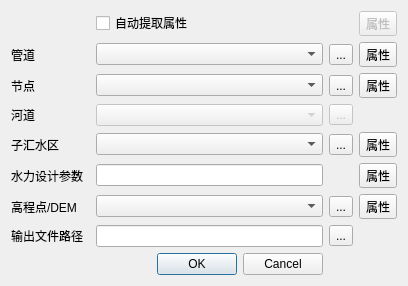
<?xml version="1.0" encoding="UTF-8"?>
<ui version="4.0">
 <class>Dialog</class>
 <widget class="QDialog" name="Dialog">
  <property name="enabled">
   <bool>true</bool>
  </property>
  <property name="geometry">
   <rect>
    <x>0</x>
    <y>0</y>
    <width>408</width>
    <height>282</height>
   </rect>
  </property>
  <property name="windowTitle">
   <string>水力设计计算</string>
  </property>
  <layout class="QGridLayout" name="gridLayout">
   <item row="2" column="4">
    <widget class="QToolButton" name="inputButton_2">
     <property name="text">
      <string>属性</string>
     </property>
    </widget>
   </item>
   <item row="5" column="3">
    <widget class="QToolButton" name="inputButton6">
     <property name="enabled">
      <bool>false</bool>
     </property>
     <property name="text">
      <string>...</string>
     </property>
    </widget>
   </item>
   <item row="2" column="2">
    <widget class="QComboBox" name="combonode"/>
   </item>
   <item row="2" column="3">
    <widget class="QToolButton" name="inputButton">
     <property name="text">
      <string>...</string>
     </property>
    </widget>
   </item>
   <item row="0" column="2">
    <widget class="QCheckBox" name="checkBox">
     <property name="text">
      <string>自动提取属性</string>
     </property>
    </widget>
   </item>
   <item row="1" column="3">
    <widget class="QToolButton" name="inputButton2">
     <property name="text">
      <string>...</string>
     </property>
    </widget>
   </item>
   <item row="6" column="4">
    <widget class="QToolButton" name="inputButton5_2">
     <property name="text">
      <string>属性</string>
     </property>
    </widget>
   </item>
   <item row="12" column="2">
    <widget class="QLineEdit" name="configEdit"/>
   </item>
   <item row="5" column="0">
    <widget class="QLabel" name="label_3">
     <property name="text">
      <string>河道</string>
     </property>
    </widget>
   </item>
   <item row="6" column="3">
    <widget class="QToolButton" name="inputButton5">
     <property name="text">
      <string>...</string>
     </property>
    </widget>
   </item>
   <item row="14" column="0">
    <widget class="QLabel" name="label_4">
     <property name="text">
      <string>输出文件路径</string>
     </property>
    </widget>
   </item>
   <item row="1" column="2">
    <widget class="QComboBox" name="comboline"/>
   </item>
   <item row="12" column="4">
    <widget class="QToolButton" name="inputButton3">
     <property name="enabled">
      <bool>true</bool>
     </property>
     <property name="text">
      <string>属性</string>
     </property>
    </widget>
   </item>
   <item row="1" column="0">
    <widget class="QLabel" name="label">
     <property name="text">
      <string>管道</string>
     </property>
    </widget>
   </item>
   <item row="12" column="0">
    <widget class="QLabel" name="label_7">
     <property name="text">
      <string>水力设计参数</string>
     </property>
    </widget>
   </item>
   <item row="14" column="3">
    <widget class="QToolButton" name="outputButton">
     <property name="text">
      <string>...</string>
     </property>
    </widget>
   </item>
   <item row="14" column="2">
    <widget class="QLineEdit" name="outdirEdit"/>
   </item>
   <item row="6" column="2">
    <widget class="QComboBox" name="comboregion"/>
   </item>
   <item row="13" column="2">
    <widget class="QComboBox" name="combodem">
     <property name="editable">
      <bool>false</bool>
     </property>
    </widget>
   </item>
   <item row="5" column="2">
    <widget class="QComboBox" name="comboriver">
     <property name="enabled">
      <bool>false</bool>
     </property>
    </widget>
   </item>
   <item row="13" column="0">
    <widget class="QLabel" name="label_2">
     <property name="text">
      <string>高程点/DEM</string>
     </property>
    </widget>
   </item>
   <item row="15" column="0" colspan="3">
    <widget class="QDialogButtonBox" name="buttonBox">
     <property name="orientation">
      <enum>Qt::Horizontal</enum>
     </property>
     <property name="standardButtons">
      <set>QDialogButtonBox::Cancel|QDialogButtonBox::Ok</set>
     </property>
    </widget>
   </item>
   <item row="1" column="4">
    <widget class="QToolButton" name="inputButton2_2">
     <property name="text">
      <string>属性</string>
     </property>
    </widget>
   </item>
   <item row="13" column="3">
    <widget class="QToolButton" name="inputButton4">
     <property name="text">
      <string>...</string>
     </property>
    </widget>
   </item>
   <item row="6" column="0">
    <widget class="QLabel" name="label_10">
     <property name="text">
      <string>子汇水区</string>
     </property>
    </widget>
   </item>
   <item row="13" column="4">
    <widget class="QToolButton" name="inputButton4_2">
     <property name="enabled">
      <bool>true</bool>
     </property>
     <property name="text">
      <string>属性</string>
     </property>
    </widget>
   </item>
   <item row="2" column="0">
    <widget class="QLabel" name="label_6">
     <property name="text">
      <string>节点</string>
     </property>
    </widget>
   </item>
   <item row="0" column="4">
    <widget class="QToolButton" name="inputButton6_2">
     <property name="enabled">
      <bool>false</bool>
     </property>
     <property name="text">
      <string>属性</string>
     </property>
    </widget>
   </item>
  </layout>
 </widget>
 <tabstops>
  <tabstop>configEdit</tabstop>
  <tabstop>inputButton3</tabstop>
  <tabstop>combodem</tabstop>
  <tabstop>inputButton4</tabstop>
  <tabstop>inputButton4_2</tabstop>
  <tabstop>outdirEdit</tabstop>
  <tabstop>outputButton</tabstop>
 </tabstops>
 <resources/>
 <connections>
  <connection>
   <sender>buttonBox</sender>
   <signal>accepted()</signal>
   <receiver>Dialog</receiver>
   <slot>accept()</slot>
   <hints>
    <hint type="sourcelabel">
     <x>248</x>
     <y>254</y>
    </hint>
    <hint type="destinationlabel">
     <x>157</x>
     <y>274</y>
    </hint>
   </hints>
  </connection>
  <connection>
   <sender>buttonBox</sender>
   <signal>rejected()</signal>
   <receiver>Dialog</receiver>
   <slot>reject()</slot>
   <hints>
    <hint type="sourcelabel">
     <x>312</x>
     <y>258</y>
    </hint>
    <hint type="destinationlabel">
     <x>286</x>
     <y>274</y>
    </hint>
   </hints>
  </connection>
 </connections>
</ui>
